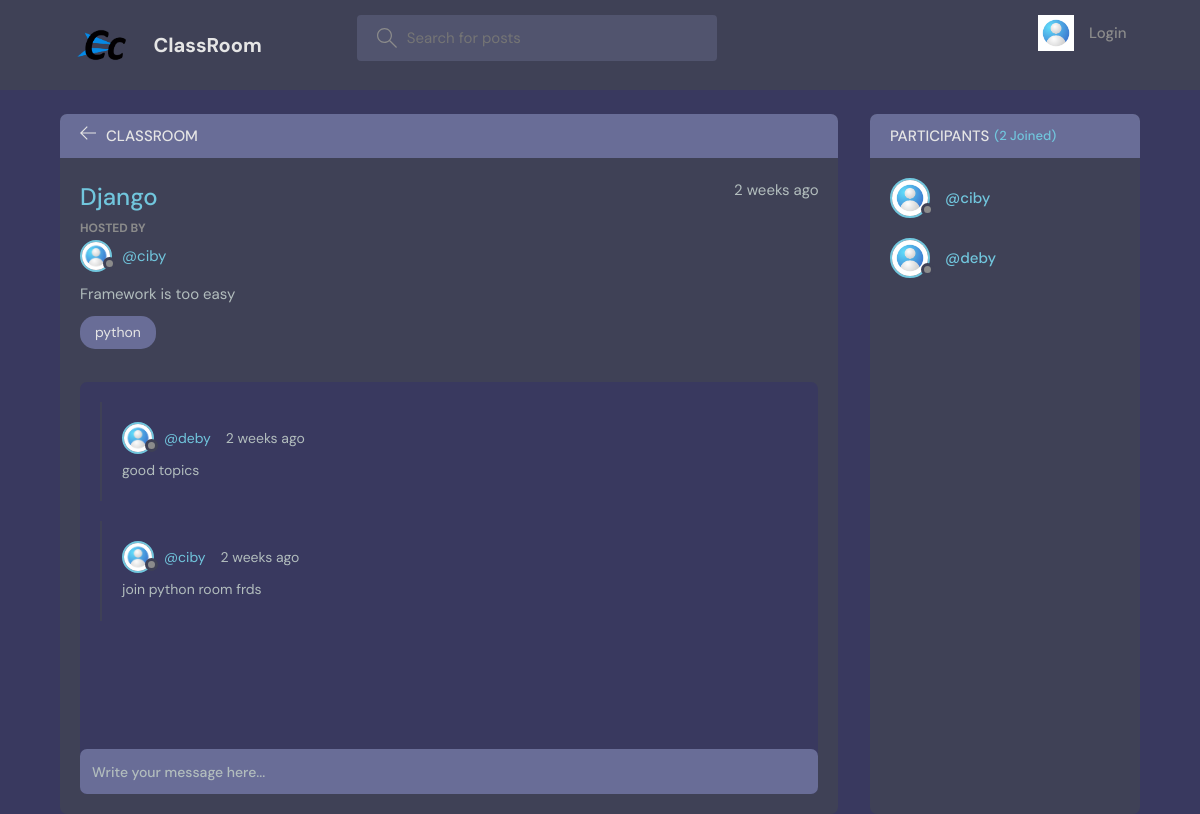
The page /room/1/ on the database its author committed.
### room/models.py (models this page shows, shortened)
class Room(models.Model):
    host = models.ForeignKey(User, on_delete=models.SET_NULL, null=True)
    topic = models.ForeignKey(Topic, on_delete=models.SET_NULL, null=True)
    name = models.CharField(max_length=200)
    description = models.TextField(null=True, blank=True)
    participants = models.ManyToManyField(User, related_name='participants', blank=True)
    updated = models.DateTimeField(auto_now=True)
    created = models.DateTimeField(auto_now_add=True)
    class Meta:
        ordering = ['-updated', '-created']

class Topic(models.Model):
    name = models.CharField(max_length=200)
    def __str__(self):
        return self.name

class Message(models.Model):
    user = models.ForeignKey(User, on_delete=models.CASCADE)
    room = models.ForeignKey(Room, on_delete=models.CASCADE)
    body = models.TextField()
    updated = models.DateTimeField(auto_now=True)
    created = models.DateTimeField(auto_now_add=True)
    class Meta:
        ordering = ['-updated', '-created']

### room/views.py (the view, shortened to what this page needs)
# urls.py: path('', include('room.urls')),
def room(request, pk):
    room = Room.objects.get(id=pk)
    room_messages = room.message_set.all()
    participants = room.participants.all()
    context = {'room': room, 'room_messages': room_messages,
               'participants': participants}
    return render(request, 'base/room_old.html', context)

### room/templates/base/room_old.html (shortened to what this page needs)
{% extends 'main.html' %}
{% load static %}
{% block content %}
<main class="profile-page layout layout--2">
  <div class="container">
    <div class="room">
      <div class="room__top">
        <div class="room__topLeft">
          <a href="{% url 'home' %}">
            <svg version="1.1" xmlns="http://www.w3.org/2000/svg" width="32" height="32" viewBox="0 0 32 32">
              <title>arrow-left</title>
              <path
                d="M13.723 2.286l-13.723 13.714 13.719 13.714 1.616-1.611-10.96-10.96h27.625v-2.286h-27.625l10.965-10.965-1.616-1.607z">
              </path>
            </svg>
          </a>
          <h3>ClassRoom</h3>
        </div>
      </div>
      <div class="room__box scroll">
        <div class="room__header scroll">
          <div class="room__info">
            <h3>{{room.name}}</h3>
            <span>{{room.created|timesince}} ago</span>
          </div>
          <div class="room__hosted">
            <p>Hosted By</p>
            <a href="{% url 'user-profile' room.host.id %}" class="room__author">
              <div class="avatar avatar--small">
                <img src="{% static 'images/avatar.jpg'%}" />
              </div>
              <span>@{{room.host.username}}</span>
            </a>
          </div>
          <p>{{room.description}}</p>
          <span class="room__topics">{{room.topic}}</span>
        </div>
        <div class="room__conversation">
          <div class="threads scroll">
            {% for message in room_messages %}
            <div class="thread">
              <div class="thread__top">
                <div class="thread__author">
                  <a href="{% url 'user-profile' message.user.id %}" class="thread__authorInfo">
                    <div class="avatar avatar--small">
                      <img src="{% static 'images/avatar.jpg' %}" />
                    </div>
                    <span>@{{message.user.username}}</span>
                  </a>
                  <span class="thread__date">{{message.created|timesince}} ago</span>
                </div>
              </div>
              <div class="thread__details">
                {{message.body}}
              </div>
            </div>
            {% endfor %}
          </div>
        </div>
      </div>
      <div class="room__message">
        <form action="" method="POST">
          <input name="body" placeholder="Write your message here..." />
        </form>
      </div>
    </div>
    <div class="participants">
      <h3 class="participants__top">Participants <span>({{participants.count}} Joined)</span></h3>
      <div class="participants__list scroll">
        {% for user in participants %}
        <a href="{%  url 'user-profile' user.id %}" class="participant">
          <div class="avatar avatar--medium">
            <img src="{% static 'images/avatar.jpg' %}" />
          </div>
          <p>
            <span>@{{user.username}}</span>
          </p>
        </a>
        {% endfor %}
      </div>
    </div>
  </div>
</main>
{% endblock content %}

### rows shown on the page
Room: name "Django", created "2 weeks", host.username "ciby", description "Framework is too easy", topic "python"
Message: user.username "deby", created "2 weeks", body "good topics"
Message: user.username "ciby", created "2 weeks", body "join python room frds"

### other values the page prints
{{ participants.count }} "2"
{{ user.username }} "ciby"
{{ user.username }} "deby"
